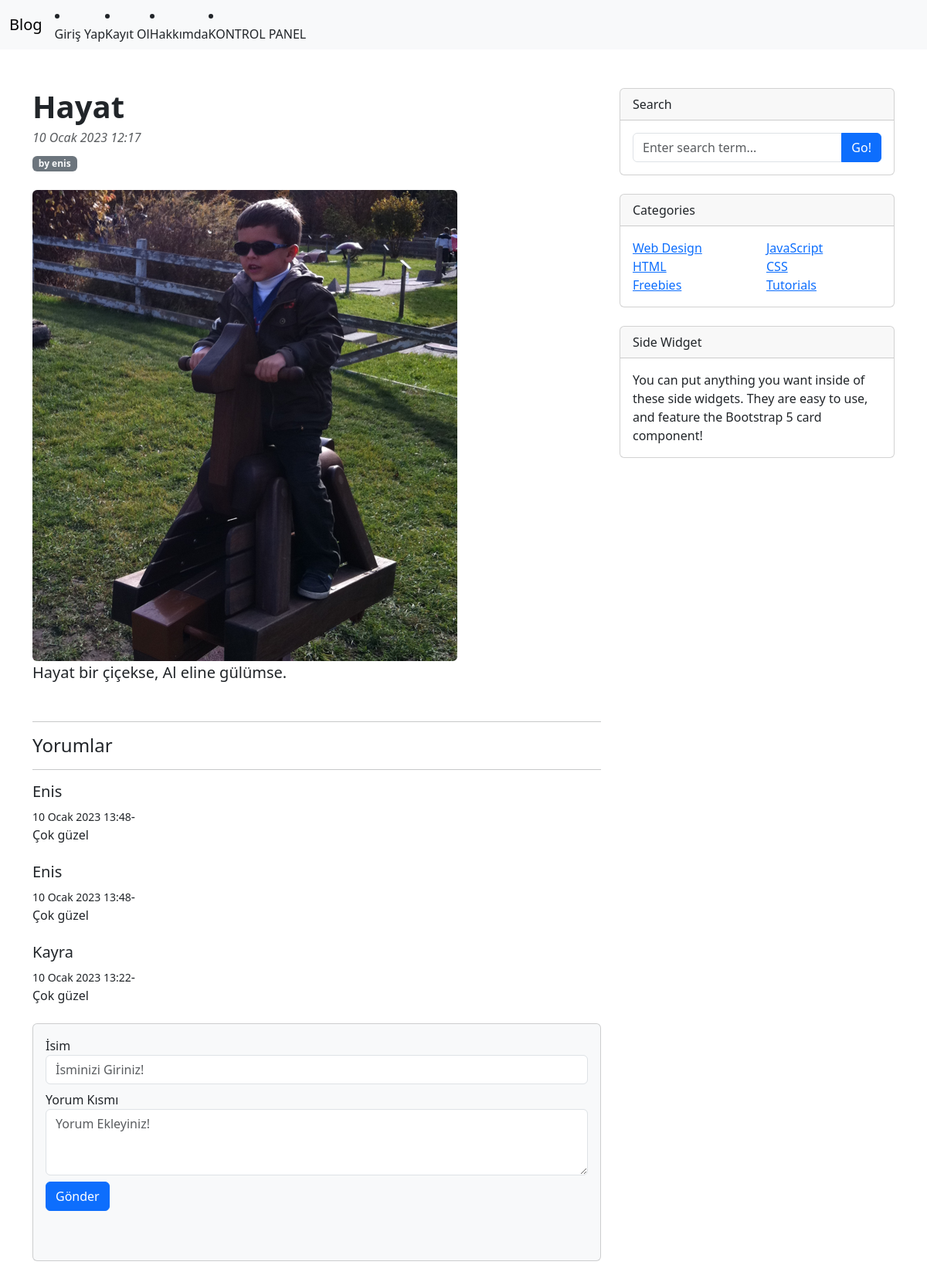
/articles/article/17, run on the app's committed database.
### article/models.py (models this page shows, shortened)
class Article(models.Model):
    author = models.ForeignKey("auth.User",on_delete=models.CASCADE ,verbose_name="Yazar")
    title=models.CharField(max_length=50, verbose_name="Başlık")
    content=models.TextField(verbose_name="İçerik")
    created_date=models.DateTimeField(auto_now_add=True, verbose_name="Oluşturulma Tarihi")
    article_image=models.FileField(blank=True,null= True,verbose_name="Foto")
    class Meta:
        ordering=["-created_date"]

class Comment(models.Model):
    article = models.ForeignKey(Article,on_delete=models.CASCADE,verbose_name="Makale",related_name="comments")
    comment_author = models.CharField(max_length=50,verbose_name="İsim")
    comment_content=models.CharField(max_length=200,verbose_name="Yorum")
    comment_date=models.DateTimeField(auto_now_add=True)
    class Meta:
        ordering=["-comment_date"]

### article/views.py (the view)
# urls.py: path("article/<int:id>", views.detail,name="detail" ),
def detail(request,id):
    article=get_object_or_404(Article,id=id)
    comments=article.comments.all()
    return render(request,"detail.html",{"article":article,"comments":comments})

### templates/detail.html (shortened to what this page needs)
{% extends 'layout.html' %}
{% block body %}
<div class="row">
    <div class="col-lg-8">
        <article>
            <header class="mb-4">
                <h1 class="fw-bolder mb-1">{{article.title}}</h1>
                <div class="text-muted fst-italic mb-2">{{article.created_date}}</div>
                <a class="badge bg-secondary text-decoration-none link-light" href="#!">by {{article.author.username}}</a>
            </header>
            {% if article.article_image %}
                <img class="img-fluid rounded" src="{{article.article_image.url}}" alt="" />
            {% endif %}
            <section class="mb-5">
                <p class="fs-5 mb-4"> {{article.content}}</p>
            </section>
        </article>
        <hr>
        <h4>Yorumlar</h4>
        <hr>
        {% if comments %}
        {% for comment in comments %}
        <div class="media mb-4">
            <div class="media-body">
                <h5 class="mt-0">{{comment.comment_author}}</h5>
                <small>{{comment.comment_date}}</small>- <br>
                {{comment.comment_content}}
            </div>
        </div>
                            {% endfor %}
        {% else %}
        <div class="alert alert-danger">
            Bu makaleye henüz yorum yazılmamıştır. İlk yorum yapan siz olun!
        </div>
        {% endif %}
        <section class="mb-5">
            <div class="card bg-light">
                <div class="card-body">
                    <form method="post" class="mb-4" action="{% url "article:comment" article.id %}">
                        <div class="form-group">
                            <label >İsim</label>
                            <input name="comment_author"  class="form-control mb-2" id="exampleInputEmail1" placeholder="İsminizi Giriniz!">
                          </div>
                        <label for="exampleInputEmail1">Yorum Kısmı</label>
                        <textarea name="comment_content" class="form-control" rows="3" placeholder="Yorum Ekleyiniz!"></textarea>
                    <button type="submit" class="btn btn-primary mt-2">Gönder</button></form>
        </section>
    </div>
    <div class="col-lg-4">
        <div class="card mb-4">
            <div class="card-header">Search</div>
            <div class="card-body">
                <div class="input-group">
                    <input class="form-control" type="text" placeholder="Enter search term..." aria-label="Enter search term..." aria-describedby="button-search" />
                    <button class="btn btn-primary" id="button-search" type="button">Go!</button>
                </div>
            </div>
        </div>
        <div class="card mb-4">
            <div class="card-header">Categories</div>
            <div class="card-body">
                <div class="row">
                    <div class="col-sm-6">
                        <ul class="list-unstyled mb-0">
                            <li><a href="#!">Web Design</a></li>
                            <li><a href="#!">HTML</a></li>
                            <li><a href="#!">Freebies</a></li>
                        </ul>
                    </div>
                    <div class="col-sm-6">
                        <ul class="list-unstyled mb-0">
                            <li><a href="#!">JavaScript</a></li>
                            <li><a href="#!">CSS</a></li>
                            <li><a href="#!">Tutorials</a></li>
                        </ul>
                    </div>
                </div>
            </div>
        </div>
        <div class="card mb-4">
            <div class="card-header">Side Widget</div>
            <div class="card-body">You can put anything you want inside of these side widgets. They are easy to use, and feature the Bootstrap 5 card component!</div>
        </div>
</div>
{% endblock body %}

### data on the page
Article: title "Hayat", created_date "10 Ocak 2023 12:17", author.username "enis", article_image (picture), content "Hayat bir çiçekse, Al eline gülümse."
Comment: comment_author "Enis", comment_date "10 Ocak 2023 13:48", comment_content "Çok güzel"
Comment: comment_author "Enis", comment_date "10 Ocak 2023 13:48", comment_content "Çok güzel"
Comment: comment_author "Kayra", comment_date "10 Ocak 2023 13:22", comment_content "Çok güzel"
